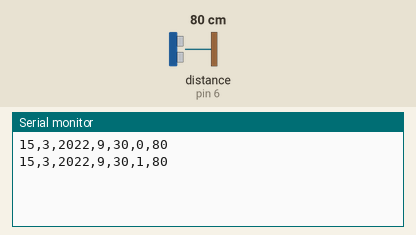
A sketch run on a simulated Arduino Uno, built with avr-gcc and run on an emulated ATmega328P. Shown: the last lines printed to the serial monitor. Wiring (inferred from the names in the program): ultrasonic range finder: trigger pin 7; echo pin 6. Inputs (shaded band) come from the test bench; at power-on: distance to the obstacle (sensor on pin 6) 80 cm. The echo pulse lasts 58.3 µs per cm; the local clock reads 2024-03-15 10:24:30 at power-on unless the sketch sets it.

Above: at 1.8 s.
1.9 s: distance to the obstacle (sensor on pin 6) set to 2 cm
At 2.8 s:
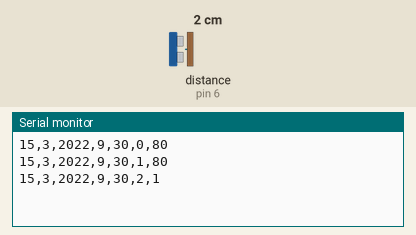
3.4 s: distance to the obstacle (sensor on pin 6) set to 4 cm
At 4.8 s:
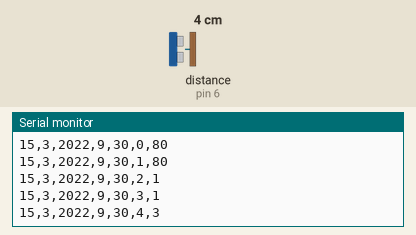
Timing chart, 0 to 6.4 s (numbered marks = the images above; inputs shaded):
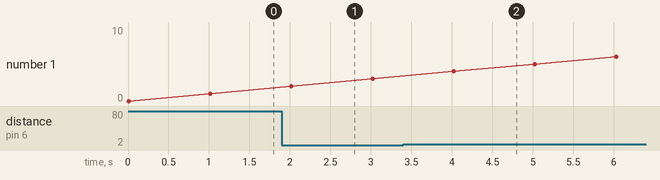

The sketch:

codice_laboratorio_4_circuito_3.ino
```cpp
#include <Wire.h>
#include <ds3231.h>
const int pingPin = 7; // Trigger Pin of Ultrasonic Sensor
const int echoPin = 6; // Echo Pin of Ultrasonic Sensor
struct ts t;
void setup() {
Serial.begin(9600);
Wire.begin();
t.hour=9;
t.min=30;
t.sec=0;
t.mday=15;
t.mon=03;
t.year=2022;
DS3231_set(t);
}
void loop() {
DS3231_get(&t);
long duration, cm;
pinMode(pingPin, OUTPUT);
digitalWrite(pingPin, LOW);
delayMicroseconds(2);
digitalWrite(pingPin, HIGH);
delayMicroseconds(10);
digitalWrite(pingPin, LOW);
pinMode(echoPin, INPUT);
duration = pulseIn(echoPin, HIGH);
cm = microsecondsToCentimeters(duration);
Serial.print("");
Serial.print(t.mday);
Serial.print(",");
Serial.print(t.mon);
Serial.print(",");
Serial.print(t.year);
Serial.print(",");
Serial.print(t.hour);
Serial.print(",");
Serial.print(t.min);
Serial.print(",");
Serial.print(t.sec);
Serial.print(",");
Serial.print(cm);
Serial.print("");
Serial.println();
delay(1000);
}
long microsecondsToCentimeters(long microseconds) {
return microseconds / 29 / 2;
}
```

Measured:
- after the input at 1.9 s, the serial monitor: prints a new line after 0.12 s (image 1)
- after the input at 3.4 s, the serial monitor: prints a new line after 0.62 s (image 2)
